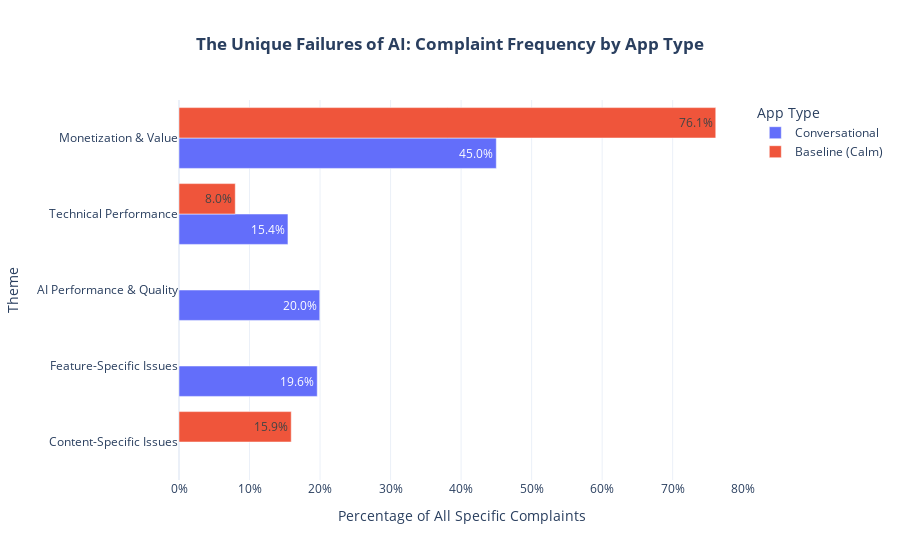

The code cell stored with this chart in its notebook:
### Markdown cell above
### Comparative Analysis 1: What Do Users Complain About?

First, we compare the relative frequency of each high-level complaint theme between the two app types. We use percentages (`normalize=True`) to ensure a fair comparison, as the total number of reviews is different.

### Code cell
# 1. Get the theme distribution for both app types
conv_themes = (
    df_conv[
        ~df_conv["theme"].isin(["Outliers / Generic", "Other/Misc.", "Uncategorized"])
    ]["theme"]
    .value_counts(normalize=True)
    .reset_index()
)
conv_themes.columns = ["Theme", "Percentage"]
conv_themes["App Type"] = "Conversational"

base_themes = (
    df_base[
        ~df_base["theme"].isin(["Outliers / Generic", "Other/Misc.", "Uncategorized"])
    ]["theme"]
    .value_counts(normalize=True)
    .reset_index()
)
base_themes.columns = ["Theme", "Percentage"]
base_themes["App Type"] = "Baseline (Calm)"

# 2. Combine the data for plotting
comparison_df = pd.concat([conv_themes, base_themes])
comparison_df["Percentage Label"] = (comparison_df["Percentage"] * 100).round(1).astype(
    str
) + "%"

# 3. Create the comparative bar chart
fig_freq = px.bar(
    comparison_df,
    x="Percentage",
    y="Theme",
    color="App Type",
    barmode="group",
    orientation="h",
    title="<b>The Unique Failures of AI: Complaint Frequency by App Type</b>",
    labels={"Percentage": "Percentage of All Specific Complaints"},
    text="Percentage Label",
    template="plotly_white",
)
fig_freq.update_layout(
    yaxis={"categoryorder": "total ascending"},
    title_x=0.5,
    legend_title_text="App Type",
    xaxis_tickformat=".0%",
)
fig_freq.show()

### Figure 1 — Plotly figure (JSON) as saved in the notebook; plotly's stock layout.template omitted (floating-point values rounded to 4 significant figures)
{"data": [{"alignmentgroup": "True", "hovertemplate": "App Type=Conversational<br>Percentage of All Specific Complaints=%{x}<br>Theme=%{y}<br>Percentage Label=%{text}<extra></extra>", "legendgroup": "Conversational", "marker": {"color": "#636efa", "pattern": {"shape": ""}}, "name": "Conversational", "offsetgroup": "Conversational", "orientation": "h", "showlegend": true, "text": ["45.0%", "20.0%", "19.6%", "15.4%"], "textposition": "auto", "type": "bar", "x": [0.4499, 0.1996, 0.196, 0.1545], "xaxis": "x", "y": ["Monetization & Value", "AI Performance & Quality", "Feature-Specific Issues", "Technical Performance"], "yaxis": "y"}, {"alignmentgroup": "True", "hovertemplate": "App Type=Baseline (Calm)<br>Percentage of All Specific Complaints=%{x}<br>Theme=%{y}<br>Percentage Label=%{text}<extra></extra>", "legendgroup": "Baseline (Calm)", "marker": {"color": "#EF553B", "pattern": {"shape": ""}}, "name": "Baseline (Calm)", "offsetgroup": "Baseline (Calm)", "orientation": "h", "showlegend": true, "text": ["76.1%", "15.9%", "8.0%"], "textposition": "auto", "type": "bar", "x": [0.7611, 0.1591, 0.07979], "xaxis": "x", "y": ["Monetization & Value", "Content-Specific Issues", "Technical Performance"], "yaxis": "y"}], "layout": {"barmode": "group", "legend": {"title": {"text": "App Type"}, "tracegroupgap": 0}, "title": {"text": "<b>The Unique Failures of AI: Complaint Frequency by App Type</b>", "x": 0.5}, "xaxis": {"anchor": "y", "domain": [0, 1], "tickformat": ".0%", "title": {"text": "Percentage of All Specific Complaints"}}, "yaxis": {"anchor": "x", "categoryorder": "total ascending", "domain": [0, 1], "title": {"text": "Theme"}}}}
